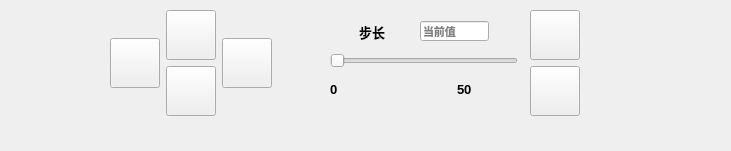
  <widget class="QWidget" name="widget3" native="true">
   <property name="geometry">
    <rect>
     <x>-10</x>
     <y>510</y>
     <width>731</width>
     <height>151</height>
    </rect>
   </property>
   <property name="sizePolicy">
    <sizepolicy hsizetype="Expanding" vsizetype="Expanding">
     <horstretch>0</horstretch>
     <verstretch>0</verstretch>
    </sizepolicy>
   </property>
   <widget class="QWidget" name="layoutWidget_5">
    <property name="geometry">
     <rect>
      <x>110</x>
      <y>10</y>
      <width>164</width>
      <height>108</height>
     </rect>
    </property>
    <property name="sizePolicy">
     <sizepolicy hsizetype="Expanding" vsizetype="Preferred">
      <horstretch>0</horstretch>
      <verstretch>0</verstretch>
     </sizepolicy>
    </property>
    <layout class="QGridLayout" name="gridLayout">
     <item row="0" column="0" rowspan="2">
      <widget class="QPushButton" name="manu_Left_bt">
       <property name="sizePolicy">
        <sizepolicy hsizetype="Expanding" vsizetype="Expanding">
         <horstretch>0</horstretch>
         <verstretch>0</verstretch>
        </sizepolicy>
       </property>
       <property name="minimumSize">
        <size>
         <width>50</width>
         <height>50</height>
        </size>
       </property>
       <property name="maximumSize">
        <size>
         <width>50</width>
         <height>50</height>
        </size>
       </property>
       <property name="styleSheet">
        <string notr="true">image: url(:/Pic/left.png);</string>
       </property>
       <property name="text">
        <string/>
       </property>
      </widget>
     </item>
     <item row="0" column="1">
      <widget class="QPushButton" name="manu_Up_bt">
       <property name="sizePolicy">
        <sizepolicy hsizetype="Expanding" vsizetype="Expanding">
         <horstretch>0</horstretch>
         <verstretch>0</verstretch>
        </sizepolicy>
       </property>
       <property name="minimumSize">
        <size>
         <width>50</width>
         <height>50</height>
        </size>
       </property>
       <property name="maximumSize">
        <size>
         <width>50</width>
         <height>50</height>
        </size>
       </property>
       <property name="styleSheet">
        <string notr="true">image: url(:/Pic/up.png);</string>
       </property>
       <property name="text">
        <string/>
       </property>
      </widget>
     </item>
     <item row="0" column="2" rowspan="2">
      <widget class="QPushButton" name="manu_Right_bt">
       <property name="sizePolicy">
        <sizepolicy hsizetype="Expanding" vsizetype="Expanding">
         <horstretch>0</horstretch>
         <verstretch>0</verstretch>
        </sizepolicy>
       </property>
       <property name="minimumSize">
        <size>
         <width>50</width>
         <height>50</height>
        </size>
       </property>
       <property name="maximumSize">
        <size>
         <width>50</width>
         <height>50</height>
        </size>
       </property>
       <property name="styleSheet">
        <string notr="true">image: url(:/Pic/right.png);</string>
       </property>
       <property name="text">
        <string/>
       </property>
      </widget>
     </item>
     <item row="1" column="1">
      <widget class="QPushButton" name="manu_Down_bt">
       <property name="sizePolicy">
        <sizepolicy hsizetype="Expanding" vsizetype="Expanding">
         <horstretch>0</horstretch>
         <verstretch>0</verstretch>
        </sizepolicy>
       </property>
       <property name="minimumSize">
        <size>
         <width>50</width>
         <height>50</height>
        </size>
       </property>
       <property name="maximumSize">
        <size>
         <width>50</width>
         <height>50</height>
        </size>
       </property>
       <property name="styleSheet">
        <string notr="true">image: url(:/Pic/down.png);</string>
       </property>
       <property name="text">
        <string/>
       </property>
      </widget>
     </item>
    </layout>
   </widget>
   <widget class="QWidget" name="layoutWidget">
    <property name="geometry">
     <rect>
      <x>330</x>
      <y>20</y>
      <width>188</width>
      <height>81</height>
     </rect>
    </property>
    <property name="sizePolicy">
     <sizepolicy hsizetype="Expanding" vsizetype="Preferred">
      <horstretch>0</horstretch>
      <verstretch>0</verstretch>
     </sizepolicy>
    </property>
    <layout class="QVBoxLayout" name="verticalLayout_3">
     <item>
      <layout class="QHBoxLayout" name="horizontalLayout_23">
       <item>
        <spacer name="horizontalSpacer_7">
         <property name="sizePolicy">
          <sizepolicy hsizetype="Minimum" vsizetype="Minimum">
           <horstretch>0</horstretch>
           <verstretch>0</verstretch>
          </sizepolicy>
         </property>
         <property name="orientation">
          <enum>Qt::Horizontal</enum>
         </property>
         <property name="sizeHint" stdset="0">
          <size>
           <width>40</width>
           <height>20</height>
          </size>
         </property>
        </spacer>
       </item>
       <item>
        <widget class="QLabel" name="label_21">
         <property name="sizePolicy">
          <sizepolicy hsizetype="Expanding" vsizetype="Expanding">
           <horstretch>0</horstretch>
           <verstretch>0</verstretch>
          </sizepolicy>
         </property>
         <property name="font">
          <font>
           <pointsize>10</pointsize>
           <bold>true</bold>
          </font>
         </property>
         <property name="text">
          <string>步长</string>
         </property>
        </widget>
       </item>
       <item>
        <spacer name="horizontalSpacer_5">
         <property name="sizePolicy">
          <sizepolicy hsizetype="Minimum" vsizetype="Minimum">
           <horstretch>0</horstretch>
           <verstretch>0</verstretch>
          </sizepolicy>
         </property>
         <property name="orientation">
          <enum>Qt::Horizontal</enum>
         </property>
         <property name="sizeHint" stdset="0">
          <size>
           <width>40</width>
           <height>20</height>
          </size>
         </property>
        </spacer>
       </item>
       <item>
        <widget class="QLineEdit" name="posSlider_value">
         <property name="sizePolicy">
          <sizepolicy hsizetype="Expanding" vsizetype="Expanding">
           <horstretch>0</horstretch>
           <verstretch>0</verstretch>
          </sizepolicy>
         </property>
         <property name="maximumSize">
          <size>
           <width>80</width>
           <height>20</height>
          </size>
         </property>
         <property name="font">
          <font>
           <pointsize>8</pointsize>
           <bold>true</bold>
          </font>
         </property>
         <property name="whatsThis">
          <string>&lt;html&gt;&lt;head/&gt;&lt;body&gt;&lt;p&gt;&lt;br/&gt;&lt;/p&gt;&lt;/body&gt;&lt;/html&gt;</string>
         </property>
         <property name="cursorPosition">
          <number>0</number>
         </property>
         <property name="placeholderText">
          <string>当前值</string>
         </property>
         <property name="cursorMoveStyle">
          <enum>Qt::LogicalMoveStyle</enum>
         </property>
         <property name="clearButtonEnabled">
          <bool>false</bool>
         </property>
        </widget>
       </item>
       <item>
        <spacer name="horizontalSpacer_6">
         <property name="sizePolicy">
          <sizepolicy hsizetype="Minimum" vsizetype="Minimum">
           <horstretch>0</horstretch>
           <verstretch>0</verstretch>
          </sizepolicy>
         </property>
         <property name="orientation">
          <enum>Qt::Horizontal</enum>
         </property>
         <property name="sizeHint" stdset="0">
          <size>
           <width>40</width>
           <height>20</height>
          </size>
         </property>
        </spacer>
       </item>
      </layout>
     </item>
     <item>
      <widget class="QSlider" name="posSlider">
       <property name="sizePolicy">
        <sizepolicy hsizetype="Expanding" vsizetype="Expanding">
         <horstretch>0</horstretch>
         <verstretch>0</verstretch>
        </sizepolicy>
       </property>
       <property name="orientation">
        <enum>Qt::Horizontal</enum>
       </property>
      </widget>
     </item>
     <item>
      <layout class="QHBoxLayout" name="horizontalLayout_24">
       <item>
        <widget class="QLabel" name="label_22">
         <property name="sizePolicy">
          <sizepolicy hsizetype="Expanding" vsizetype="Expanding">
           <horstretch>0</horstretch>
           <verstretch>0</verstretch>
          </sizepolicy>
         </property>
         <property name="font">
          <font>
           <pointsize>10</pointsize>
           <bold>true</bold>
          </font>
         </property>
         <property name="text">
          <string>0</string>
         </property>
        </widget>
       </item>
       <item>
        <spacer name="horizontalSpacer_4">
         <property name="sizePolicy">
          <sizepolicy hsizetype="Minimum" vsizetype="Minimum">
           <horstretch>0</horstretch>
           <verstretch>0</verstretch>
          </sizepolicy>
         </property>
         <property name="orientation">
          <enum>Qt::Horizontal</enum>
         </property>
         <property name="sizeHint" stdset="0">
          <size>
           <width>40</width>
           <height>20</height>
          </size>
         </property>
        </spacer>
       </item>
       <item>
        <widget class="QLabel" name="label_25">
         <property name="sizePolicy">
          <sizepolicy hsizetype="Expanding" vsizetype="Expanding">
           <horstretch>0</horstretch>
           <verstretch>0</verstretch>
          </sizepolicy>
         </property>
         <property name="font">
          <font>
           <pointsize>10</pointsize>
           <bold>true</bold>
          </font>
         </property>
         <property name="text">
          <string>50</string>
         </property>
        </widget>
       </item>
      </layout>
     </item>
    </layout>
   </widget>
   <widget class="QWidget" name="layoutWidget">
    <property name="geometry">
     <rect>
      <x>530</x>
      <y>10</y>
      <width>52</width>
      <height>108</height>
     </rect>
    </property>
    <property name="sizePolicy">
     <sizepolicy hsizetype="Expanding" vsizetype="Preferred">
      <horstretch>0</horstretch>
      <verstretch>0</verstretch>
     </sizepolicy>
    </property>
    <layout class="QVBoxLayout" name="verticalLayout_4">
     <item>
      <widget class="QPushButton" name="manu_Front_bt">
       <property name="sizePolicy">
        <sizepolicy hsizetype="Expanding" vsizetype="Expanding">
         <horstretch>0</horstretch>
         <verstretch>0</verstretch>
        </sizepolicy>
       </property>
       <property name="minimumSize">
        <size>
         <width>50</width>
         <height>50</height>
        </size>
       </property>
       <property name="maximumSize">
        <size>
         <width>50</width>
         <height>50</height>
        </size>
       </property>
       <property name="styleSheet">
        <string notr="true">image: url(:/Pic/up.png);</string>
       </property>
       <property name="text">
        <string/>
       </property>
      </widget>
     </item>
     <item>
      <widget class="QPushButton" name="manu_Back_bt">
       <property name="sizePolicy">
        <sizepolicy hsizetype="Expanding" vsizetype="Expanding">
         <horstretch>0</horstretch>
         <verstretch>0</verstretch>
        </sizepolicy>
       </property>
       <property name="minimumSize">
        <size>
         <width>50</width>
         <height>50</height>
        </size>
       </property>
       <property name="maximumSize">
        <size>
         <width>50</width>
         <height>50</height>
        </size>
       </property>
       <property name="styleSheet">
        <string notr="true">image: url(:/Pic/down.png);</string>
       </property>
       <property name="text">
        <string/>
       </property>
      </widget>
     </item>
    </layout>
   </widget>
  </widget>
